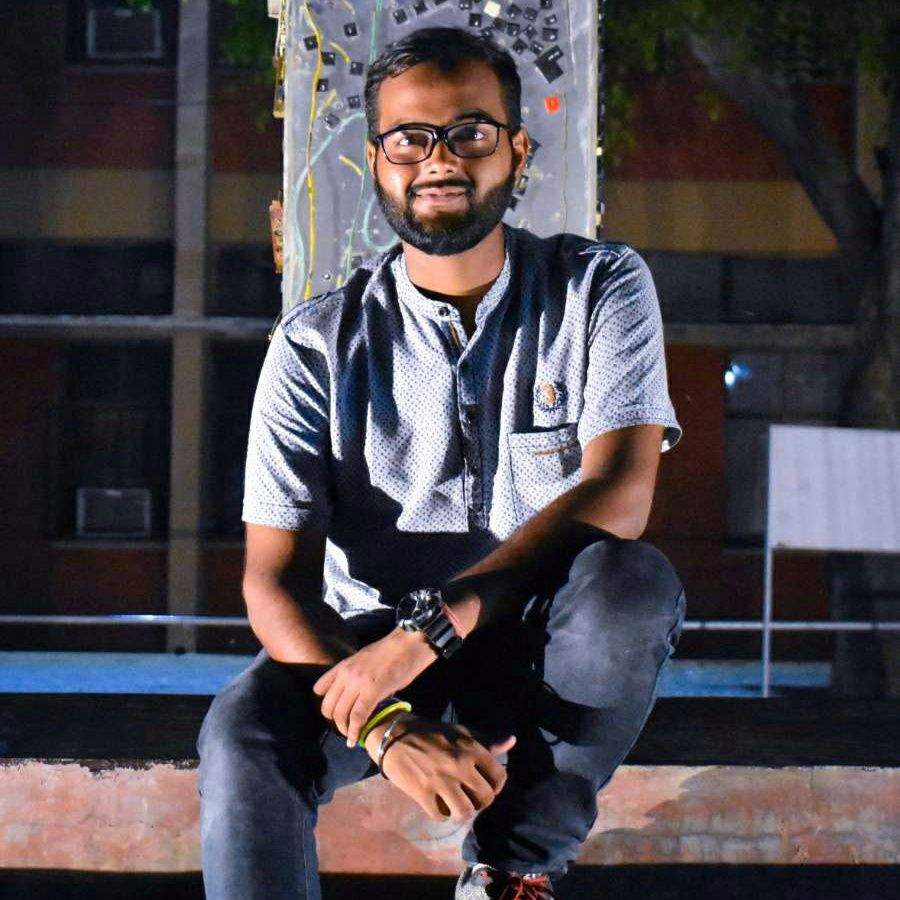
#> input picture Snapchat-1120613407.jpg, 900 x 900 px, found by its file name
$ jupyter execute Image_to_pencil_sketch_with_python.ipynb
#> lines starting #> are read from the running program, lines starting #| are printed output that depends on the picture
<a href="https://colab.research.google.com/github/ashupandey217/LGMVIP-DataScience/blob/main/Image_to_pencil_sketch_with_python.ipynb" target="_parent"></a>

[cell 1]
#importing the library
from google.colab.patches import cv2_imshow
import cv2

[cell 2]
#loading the respective image
image = cv2.imread("/content/Snapchat-1120613407.jpg")
#> image is the input picture: shape (900, 900, 3); mean B, G, R 76.8, 71.2, 76.6
cv2_imshow(image)

[cell 3]
#conversion to gray scale image
image_gray = cv2.cvtColor(image, cv2.COLOR_BGR2GRAY)
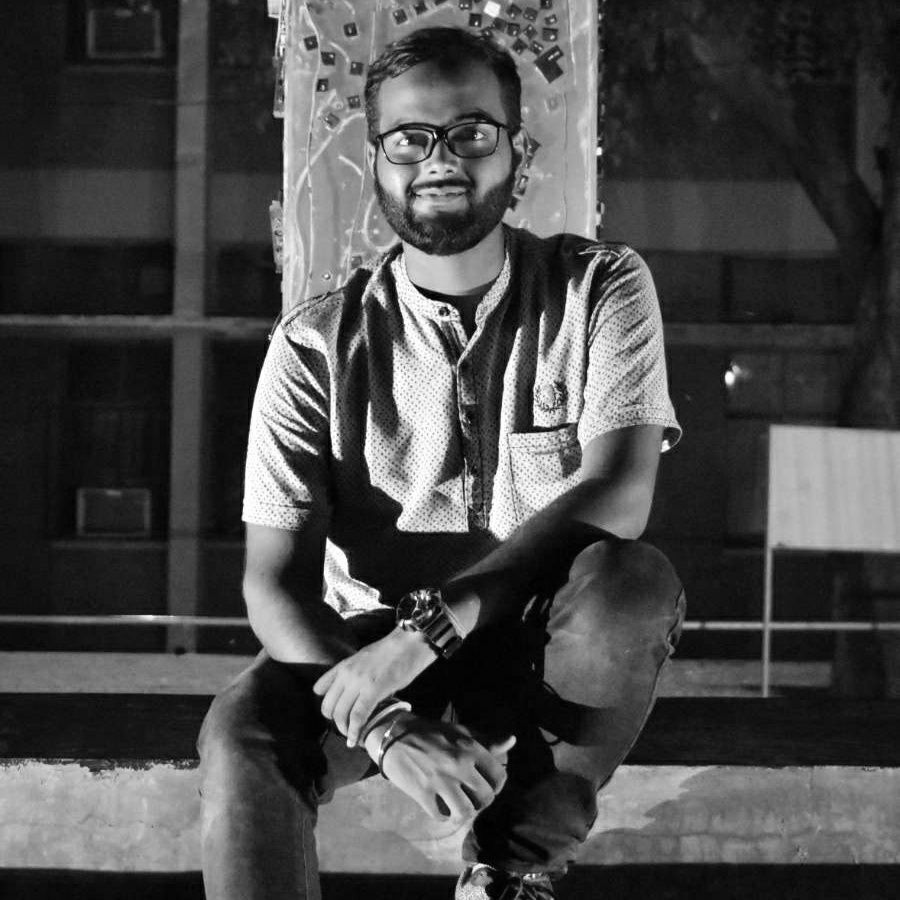
#> image_gray: shape (900, 900); min 0, max 255, mean 73.5
cv2_imshow(image_gray)

[cell 4]
#inverting the grayscale image or transforming into negative using bitwise_not operator
image_invert = cv2.bitwise_not(image_gray)
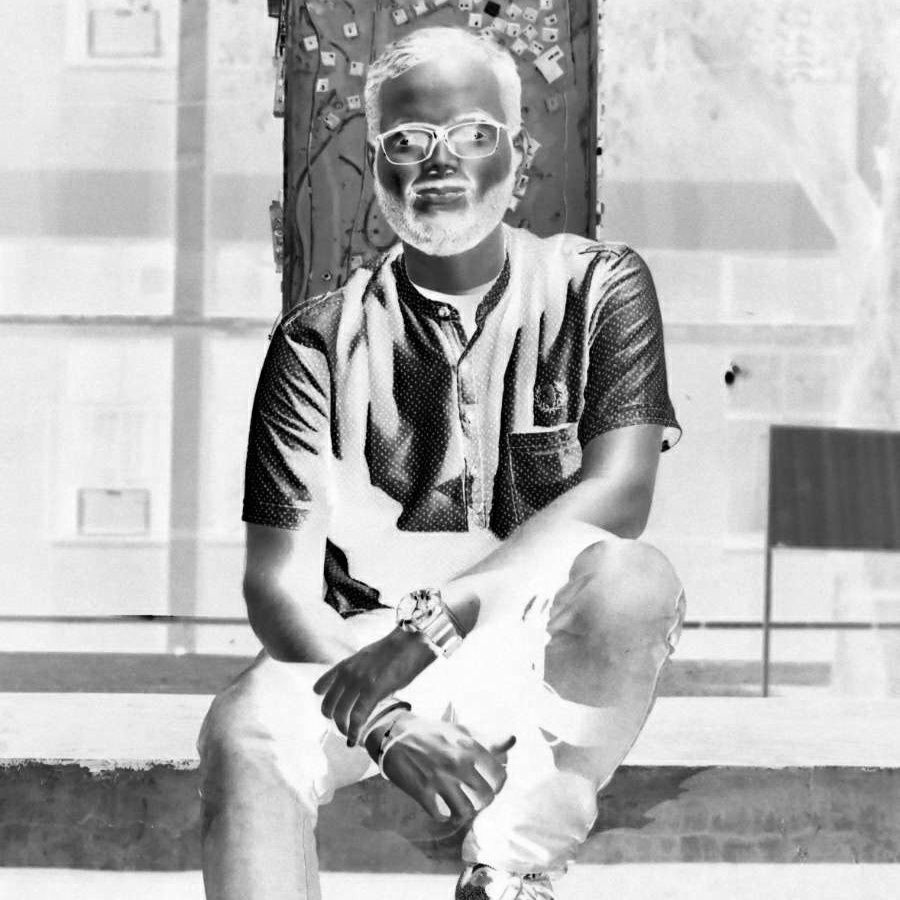
#> image_invert: shape (900, 900); min 0, max 255, mean 181.5
cv2_imshow(image_invert)

[cell 5]
#blurring the image using gaussian function
blurred = cv2.GaussianBlur(image_invert, (21, 21), 0)
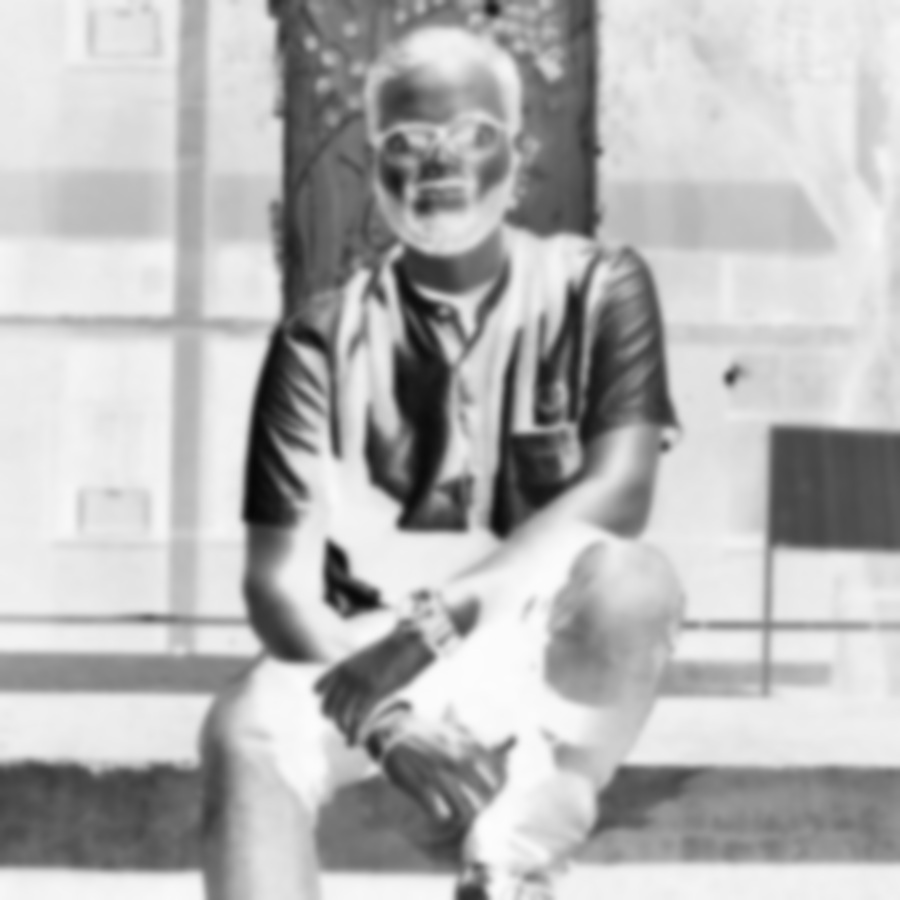
#> blurred: shape (900, 900); min 6, max 253, mean 181.5

[cell 6]
#inverting the blurred image
blurred_invert = 255-blurred
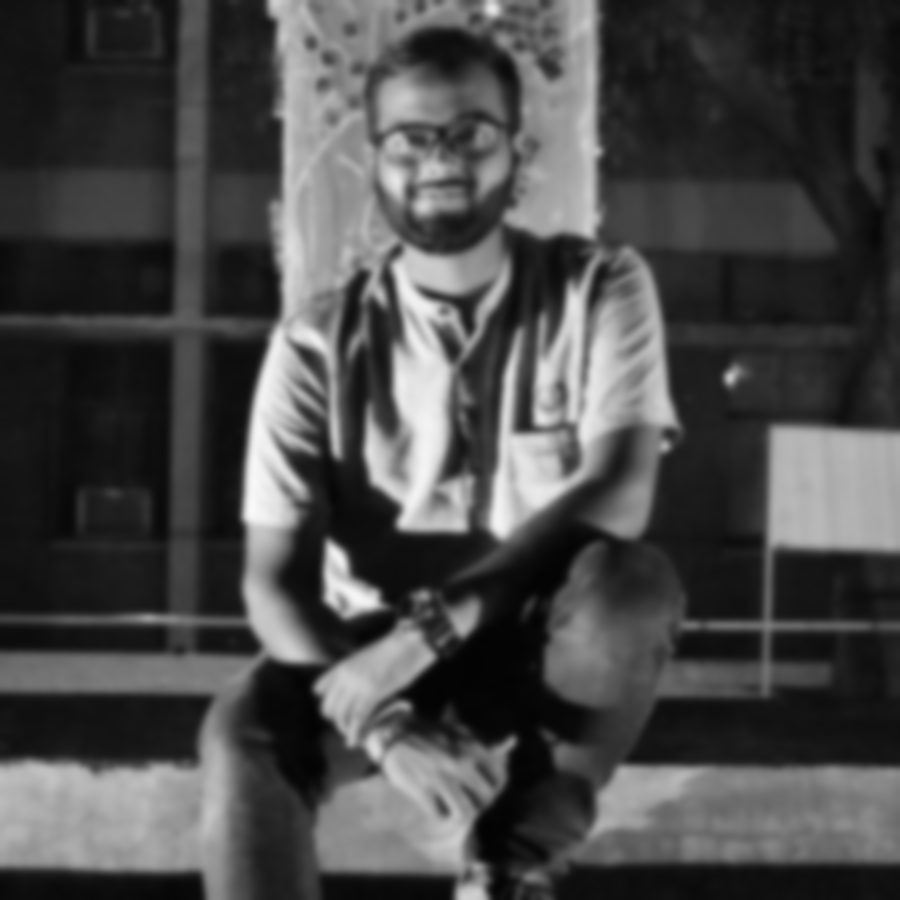
#> blurred_invert: shape (900, 900); min 2, max 249, mean 73.5

[cell 7]
#final sketch
final_sketch = cv2.divide(image_gray, blurred_invert, scale=256.0)
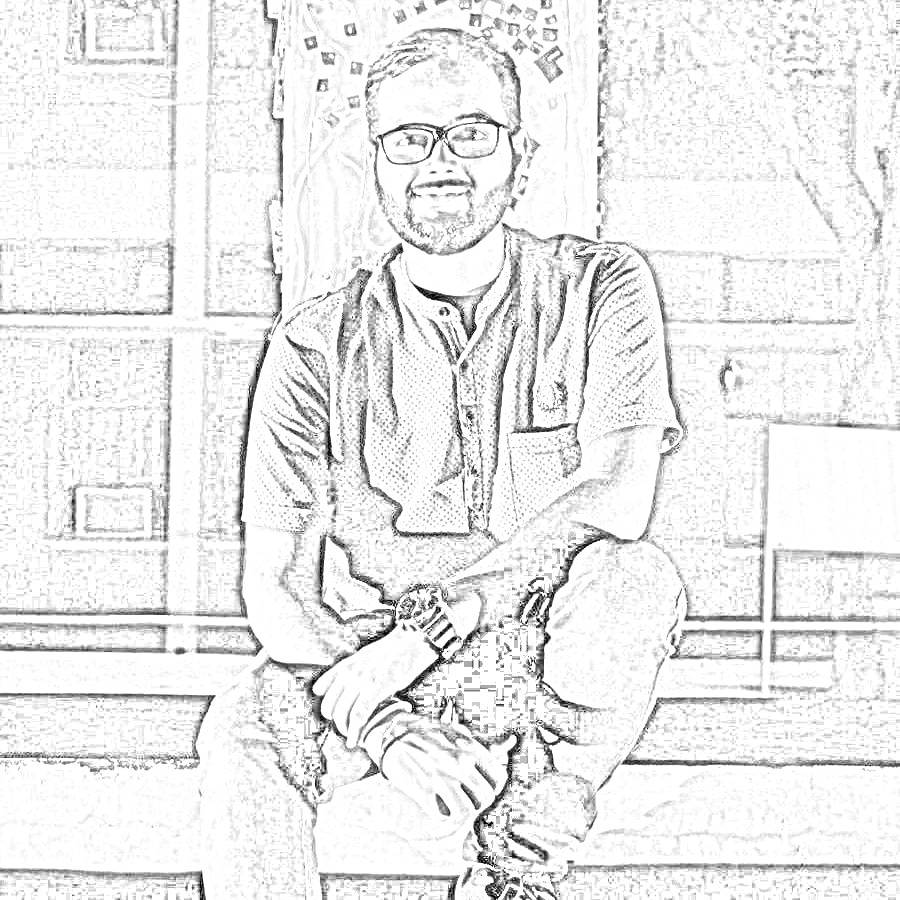
#> final_sketch: shape (900, 900); min 0, max 255, mean 235.6
cv2_imshow(final_sketch)
